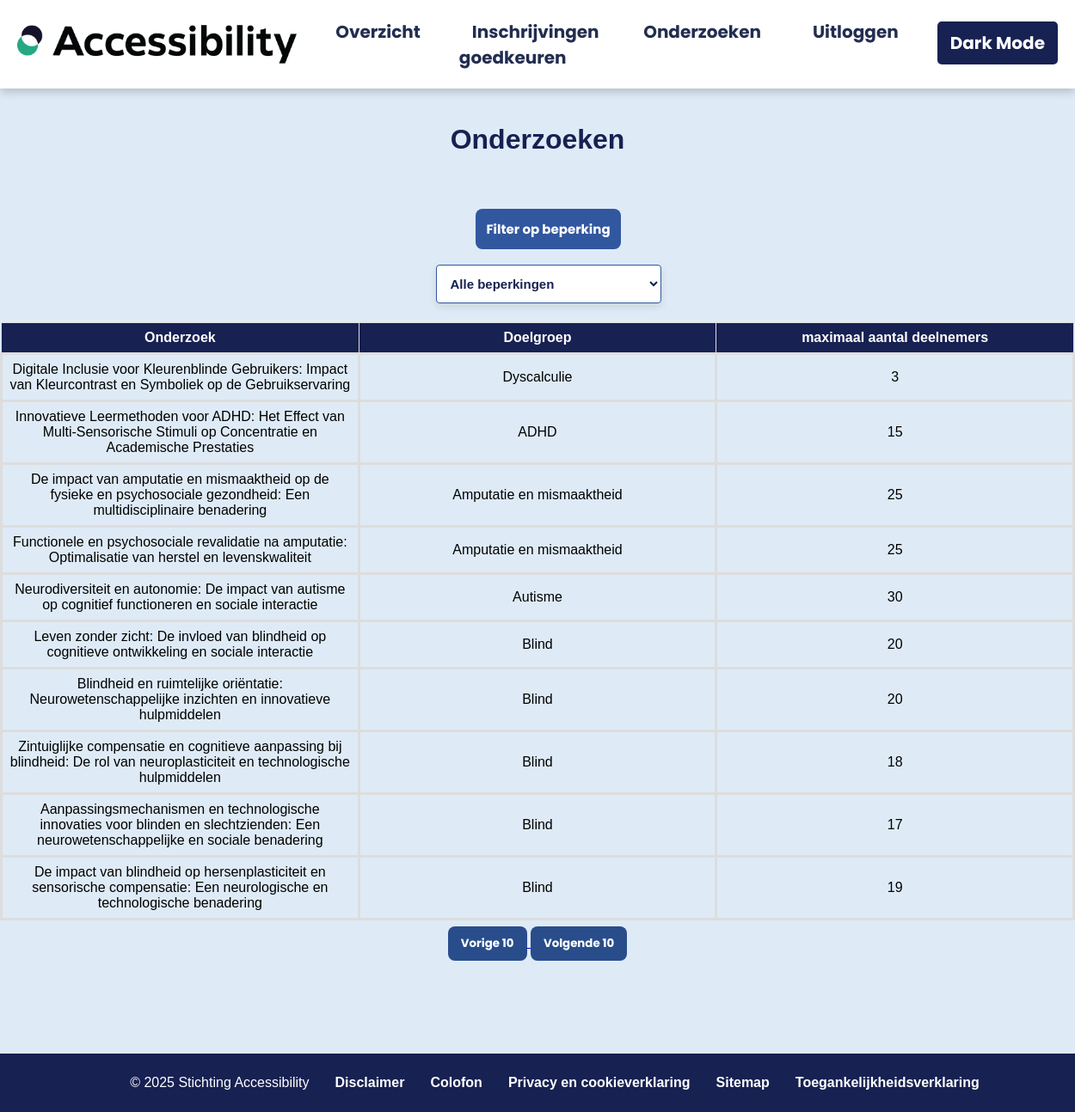
Before: /onderzoeksvragen (signed in) with the older database file.
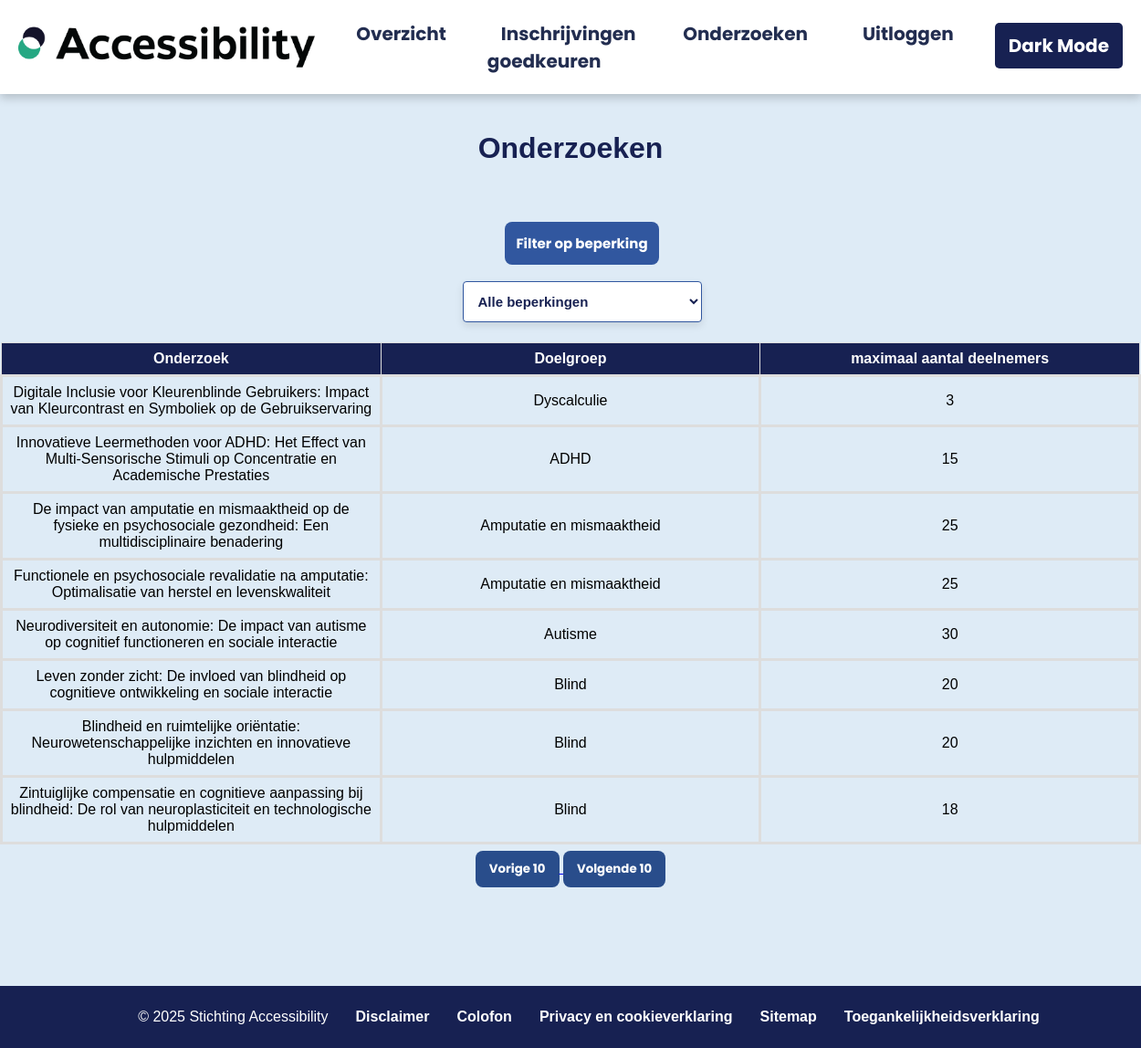
After: the same page with the newer database file.
### tables this page shows
CREATE TABLE "onderzoeken" (
	"onderzoek_id"	INTEGER NOT NULL UNIQUE,
	"titel"	TEXT NOT NULL,
	"beschrijving"	TEXT,
	"organisatie_id"	INTEGER NOT NULL,
	"plaats"	TEXT,
	"max_deelnemers"	INTEGER,
	"status"	INTEGER NOT NULL,
	"type_onderzoek_id"	INTEGER NOT NULL,
	"datum"	TEXT,
	"datum_tot"	TEXT,
	"beloning"	TEXT,
	"min_leeftijd"	INTEGER,
	"max_leeftijd"	INTEGER,
	"begeleider"	INTEGER,
	"beschikbaar"	INTEGER,
	"creatie_datum"	TEXT,
	"deelname"	INTEGER,
	PRIMARY KEY("onderzoek_id" AUTOINCREMENT),
	FOREIGN KEY("organisatie_id") REFERENCES "organisaties"("organisatie_id"),
	FOREIGN KEY("type_onderzoek_id") REFERENCES "onderzoek_type"("onderzoek_type_id")
);

CREATE TABLE "beperkingen" (
	"beperkingen_id"	INTEGER NOT NULL UNIQUE,
	"beperking"	TEXT NOT NULL UNIQUE,
	PRIMARY KEY("beperkingen_id" AUTOINCREMENT)
);

### app.py (the view)
@app.route("/onderzoeksvragen")
@login_required
def onderzoeksvragen():
    vragen, status_code = getOnderzoeksvragen_userSpecific()
    if status_code == 200:
        beperkingen = Onderzoeksvragen.getbeperkingen()
        beperkingen_lijst = [beperking["beperking"] for beperking in beperkingen]
        return render_template("onderzoeksvragen.html.jinja", vragen=vragen, beperkingen=beperkingen_lijst, goedkeuren="0", user=session.get("user_id"))
    else:
        return render_template("onderzoeksvragen.html.jinja", vragen=[], beperkingen=[], goedkeuren="0", user=session.get("user_id"))

### app.py (called while the page is built)
@app.context_processor
def inject_user():
    return dict(user=session.get("user"), role=session.get("role"), org=session.get("org"))

def login_required(f):
    @wraps(f)
    def decorated_function(*args, **kwargs):
        if not (session.get("org") or session.get("user") or session.get("role")):
            return redirect(url_for("login"))
        return f(*args, **kwargs)
    return decorated_function

@app.route("/api/onderzoeksvragen/userspecific")
@login_required
def getOnderzoeksvragen_userSpecific():
    vragen, status_code = Onderzoeksvragen.get_vragen()
    if status_code == 200:
        return vragen, 200
    else:
        return jsonify({"Error": "Geen data"}), status_code

### models/database_connect.py (called while the page is built)
    @staticmethod
    def runRawQuery(query, params=()):
        try:
            with sqlite3.connect('database/database_v2.db') as conn:
                conn.row_factory = sqlite3.Row
                cursor = conn.cursor()
                cursor.execute(query, params)
                result = cursor.fetchall()
                if result:
                    return result
                else:
                    return None
        except sqlite3.Error as e:
            print("SQLite error:", e)
            return None

### models/onderzoeksvragen.py (called while the page is built)
    @staticmethod
    def getbeperkingen():
        beperkingen = RawDatabase.runRawQuery("SELECT * FROM beperkingen")
        return [{"beperkingen_id": row[0], "beperking": row[1]} for row in beperkingen]

### templates/onderzoeksvragen.html.jinja (shortened to what this page needs)
<head>
    {% extends "base.html.jinja" %}
    {% block head %}
        {{ super() }}
        <link rel="stylesheet" href="../static/css/onderzoeksvragen_overzicht.css"/>
        {% include '_global_imports.html' %}
    {% endblock %}
    {% block main %}
        </head>
        <body>
        <main>
            <h1>Onderzoeken</h1>
            <div class="filter-container">
                <div class="filter-buttons">
                    <button id="filter-button" class="filter-btn" aria-expanded="false"
                            aria-controls="beperking-filter">Filter op beperking
                    </button>
                </div>
                <select id="beperking-filter" class="filter-dropdown" aria-label="Filter op beperking">
                    <option value="">Alle beperkingen</option>
                </select>
            </div>
        <table>
            <thead>
                <th>Onderzoek</th>
                <th>Doelgroep</th>
                <th>maximaal aantal deelnemers</th>
            </thead>
            <tbody id="onderzoeksvragen">
                {% for vraag in vragen %}
                <tr class="clickable" data-title="{{ vraag.titel }}" data-info="{{ vraag.beschrijving }}" data-deelnemers="{{ vraag.max_deelnemers }}" data-beschikbaar="{{ vraag.beschikbaar }}"
                data-onderzoek-id ="{{ vraag.onderzoek_id }}" data-status="{{ vraag.status }}" data-id="{{ vraag.onderzoek_id }}"
                tabindex="0" role="button" aria-label="Bekijk details voor {{ vraag.titel }}"
                aria-describedby="onderzoek-beschrijving-{{ vraag.onderzoek_id }}">
                    <td>{{ vraag.titel }}</td>
                    <td>{{ vraag.beperking }}</td>
                    <td>{{ vraag.max_deelnemers }}</td>
                </tr>
                {% endfor %}
            </tbody>
        </table>
            <div class="nav-button">
                <a id="prev" href="#" aria-label="Vorige 10 onderzoeksvragen">
                    <button>Vorige 10</button>
                </a>
                <a id="next" href="#" aria-label="Volgende 10 onderzoeksvragen">
                    <button>Volgende 10</button>
                </a>
            </div>
        </main>
    {% endblock %}

### templates/base.html.jinja (shortened to what this page needs)
<!DOCTYPE html>
<html lang="nl">
<head>
    {% block head %}
        <link rel="stylesheet" href="{{ url_for('static', filename='css/base.css') }}"/>
    {% endblock %}
</head>
<body>
<header>
    <img src="{{ url_for('static', filename='/images/Logo_black.png') }}"
         data-logo-light="{{ url_for('static', filename='/images/Logo_black.png') }}"
         data-logo-dark="{{ url_for('static', filename='/images/Logo_white.png') }}"
         alt="Accessibility logo"/>
    <nav>
        <ul>
            {% if role %}
                <li><a href="/overzicht">Overzicht</a></li>
                <li><a href="/inschrijvingen/goedkeuren">Inschrijvingen goedkeuren</a></li>
            {% endif %}
            {% if user %}
                <li><a href="/onderzoeksvragen">Onderzoeken</a></li>
            {% endif %}
            {% if user or org %}
            <li><a href="/logout">Uitloggen</a></li>
            {% endif %}
            <li class="theme-toggle"><button id="themeToggle" aria-pressed="false">Dark Mode</button></li>
        </ul>
    </nav>
</header>
{% block main %}
{% endblock %}
<footer>
    <ul>
        <li>© 2025 Stichting Accessibility</li>
        <li><a href="https://www.accessibility.nl/disclaimer">Disclaimer</a></li>
        <li><a href="https://www.accessibility.nl/colofon">Colofon</a></li>
        <li><a href="https://www.accessibility.nl/privacy-en-cookieverklaring">Privacy en cookieverklaring</a></li>
        <li><a href="https://www.accessibility.nl/sitemap">Sitemap</a></li>
        <li><a href="https://www.accessibility.nl/toegankelijkheidsverklaring">Toegankelijkheidsverklaring</a></li>
    </ul>
</footer>
</body>
</html>

### templates/_global_imports.html (shortened to what this page needs)
 <link rel="stylesheet" href="https://cdn.jsdelivr.net/npm/sweetalert2@11/dist/sweetalert2.min.css">

### static/css/base.css (style rules this page uses)
header { background-color: #FFFFFF; display: flex; padding: 20px; align-items: center; justify-content: space-between; box-shadow: 0 4px 10px rgba(0, 0, 0, 0.2); margin-bottom: 20px; box-sizing: border-box; }
header img { height: 45px; }
header nav { flex: 1; }
header nav ul { list-style: none; margin: 0; padding: 0; display: flex; justify-content: flex-end; }
header nav ul li { margin-left: 30px; }
header nav ul li a { text-decoration: none; color: #222D50; font-family: 'Poppins', sans-serif; font-weight: bold; font-size: 20px; padding: 10px 15px; border-radius: 6px; transition: background 0.3s ease; }
footer { background-color: #222D50; color: #FFFFFF; padding: 20px; text-align: center; }
footer ul { list-style: none; margin: 0; padding: 0; display: flex; flex-wrap: wrap; justify-content: center; }
footer ul li { margin: 5px 15px; }
footer ul li a { color: #ffffff; text-decoration: none; font-weight: bold; }
#themeToggle { margin-left: auto; margin-top: 5px; cursor: pointer; padding: 10px 15px; background-color: #172152; border: none; border-radius: 5px; color: white; font-family: 'Poppins', sans-serif; font-weight: bold; font-size: 20px; }

### static/css/onderzoeksvragen_overzicht.css (style rules this page uses)
html, body { height: auto; margin: 0; padding: 0; }
body { display: flex; flex-direction: column; font-family: Arial, sans-serif; background-color: #DEEBf6; }
h1 { text-align: center; color: #172152 }
main { flex: 1; }
table { width: 100%; table-layout: fixed; border-collapse: collapse; margin-top: 10px; }
td { border: solid #ddd; padding: 8px; color: #000000; background-color: inherit; text-align: center; }
th { border: 1px solid #ddd; padding: 8px; font-weight: bold; background-color: #172152; color: #FFFFFF; text-align: center; }
.nav-button { margin-top: 7px; text-align: center; }
button { margin-bottom: 8px; padding: 10px 15px; border: none; border-radius: 8px; cursor: pointer; background-color: #294d8b; color: white; font-family: 'poppins', sans-serif; font-weight: bold; }
.clickable { cursor: pointer; }
.filter-container { margin-left: 25px; margin-top: 50px; padding: 12px; border-radius: 4px; display: flex; flex-direction: column; gap: 10px; }
.filter-buttons { display: flex; align-items: center; justify-content: center; gap: 10px; }
.filter-btn { padding: 12px; width: auto; font-size: 15px; font-weight: bold; background-color: #31579f; color: white; border: none; cursor: pointer; text-align: center; }
.filter-dropdown { margin: 0 auto 0; padding: 12px; border-radius: 4px; display: flex; flex-direction: column; gap: 10px; max-width: fit-content; font-size: 15px; font-weight: bold; color: #172152; z-index: 1000; background-color: white; border: 1px solid #31579f; box-shadow: 0 4px 8px rgba(0, 0, 0, 0.1); }
.clickable { cursor: pointer; transition: background-color 0.2s; }
footer { text-align: center; padding: 20px; font-size: 1em; background-color: #172152; color: white; position: relative; bottom: 0; width: 100%; margin-top: 100px; }

Changed rows visible on the page:
no longer on this page (row edited): onderzoeken: titel "Aanpassingsmechanismen en technologische innovaties voor blinden en slechtzienden: Een neurowetenschappelijke en sociale benadering", beperking "Blind", max_deelnemers "17"
no longer on this page (row edited): onderzoeken: titel "De impact van blindheid op hersenplasticiteit en sensorische compensatie: Een neurologische en technologische benadering", beperking "Blind", max_deelnemers "19"
